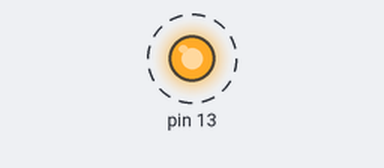
Bench run of a sketch on a simulated Arduino Uno, built with avr-gcc and run on an emulated ATmega328P. On the bench: output pins drawn as LEDs (lit = HIGH). Dashed ring = blinking.

Above: at 0.3 s.
Timing chart, 0 to 3.5 s (numbered marks = the images above):
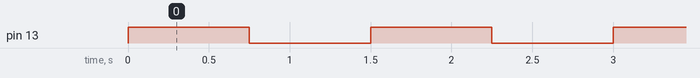

Measured:
- by itself, pin 13: alternates HIGH for 0.75 s and LOW for 0.75 s

The sketch:

3_2.ino
```cpp
void setup() {
  DDRB |= 0b00100000;   // Configure PB5 (digital pin 13) as an output for the LED
}

void loop() {
  PORTB |= 0b00100000;  // Use bitwise OR to set PB5 HIGH, turning the LED on
  delay(750);           // Wait for 750 milliseconds
  PORTB &= 0b11011111;  // Use bitwise AND to clear PB5, turning the LED off
  delay(750);           // Wait another 750 milliseconds before repeating
}
```
